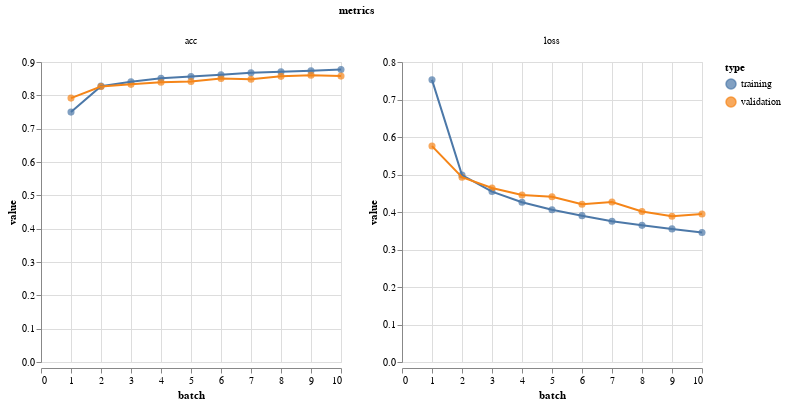

Notebook source saved alongside this figure:
### Code cell
vis.metrics(mlp_metrics)

### Figure 1 — Vega-Lite specification as saved in the notebook (floating-point values rounded to 4 significant figures)
{"$schema": "https://vega.github.io/schema/vega-lite/v2.4.3.json", "config": {"view": {"height": 300, "width": 400}}, "data": {"values": [{"batch": 1, "metrics": "acc", "type": "training", "value": 0.7497}, {"batch": 2, "metrics": "acc", "type": "training", "value": 0.8276}, {"batch": 3, "metrics": "acc", "type": "training", "value": 0.8409}, {"batch": 4, "metrics": "acc", "type": "training", "value": 0.8511}, {"batch": 5, "metrics": "acc", "type": "training", "value": 0.8567}, {"batch": 6, "metrics": "acc", "type": "training", "value": 0.8616}, {"batch": 7, "metrics": "acc", "type": "training", "value": 0.8674}, {"batch": 8, "metrics": "acc", "type": "training", "value": 0.8705}, {"batch": 9, "metrics": "acc", "type": "training", "value": 0.8737}, {"batch": 10, "metrics": "acc", "type": "training", "value": 0.8777}, {"batch": 1, "metrics": "loss", "type": "training", "value": 0.7524}, {"batch": 2, "metrics": "loss", "type": "training", "value": 0.4985}, {"batch": 3, "metrics": "loss", "type": "training", "value": 0.4545}, {"batch": 4, "metrics": "loss", "type": "training", "value": 0.4262}, {"batch": 5, "metrics": "loss", "type": "training", "value": 0.4058}, {"batch": 6, "metrics": "loss", "type": "training", "value": 0.3903}, {"batch": 7, "metrics": "loss", "type": "training", "value": 0.3755}, {"batch": 8, "metrics": "loss", "type": "training", "value": 0.3644}, {"batch": 9, "metrics": "loss", "type": "training", "value": 0.355}, {"batch": 10, "metrics": "loss", "type": "training", "value": 0.3455}, {"batch": 1, "metrics": "acc", "type": "validation", "value": 0.7917}, {"batch": 2, "metrics": "acc", "type": "validation", "value": 0.8266}, {"batch": 3, "metrics": "acc", "type": "validation", "value": 0.8329}, {"batch": 4, "metrics": "acc", "type": "validation", "value": 0.839}, {"batch": 5, "metrics": "acc", "type": "validation", "value": 0.8415}, {"batch": 6, "metrics": "acc", "type": "validation", "value": 0.8505}, {"batch": 7, "metrics": "acc", "type": "validation", "value": 0.8485}, {"batch": 8, "metrics": "acc", "type": "validation", "value": 0.8569}, {"batch": 9, "metrics": "acc", "type": "validation", "value": 0.8606}, {"batch": 10, "metrics": "acc", "type": "validation", "value": 0.8577}, {"batch": 1, "metrics": "loss", "type": "validation", "value": 0.5758}, {"batch": 2, "metrics": "loss", "type": "validation", "value": 0.4928}, {"batch": 3, "metrics": "loss", "type": "validation", "value": 0.464}, {"batch": 4, "metrics": "loss", "type": "validation", "value": 0.4455}, {"batch": 5, "metrics": "loss", "type": "validation", "value": 0.4405}, {"batch": 6, "metrics": "loss", "type": "validation", "value": 0.4208}, {"batch": 7, "metrics": "loss", "type": "validation", "value": 0.4266}, {"batch": 8, "metrics": "loss", "type": "validation", "value": 0.4014}, {"batch": 9, "metrics": "loss", "type": "validation", "value": 0.3888}, {"batch": 10, "metrics": "loss", "type": "validation", "value": 0.3946}]}, "facet": {"column": {"field": "metrics", "type": "nominal"}}, "resolve": {"scale": {"color": "shared", "x": "shared", "y": "independent"}}, "spec": {"layer": [{"encoding": {"color": {"field": "type", "type": "nominal"}, "tooltip": [{"field": "batch", "type": "quantitative"}, {"field": "value", "type": "quantitative"}], "x": {"field": "batch", "type": "quantitative"}, "y": {"field": "value", "type": "quantitative"}}, "height": 300, "mark": {"size": 50, "type": "circle"}, "width": 300}, {"encoding": {"color": {"field": "type", "type": "nominal"}, "x": {"field": "batch", "type": "quantitative"}, "y": {"field": "value", "type": "quantitative"}}, "height": 300, "mark": "line", "width": 300}]}}
